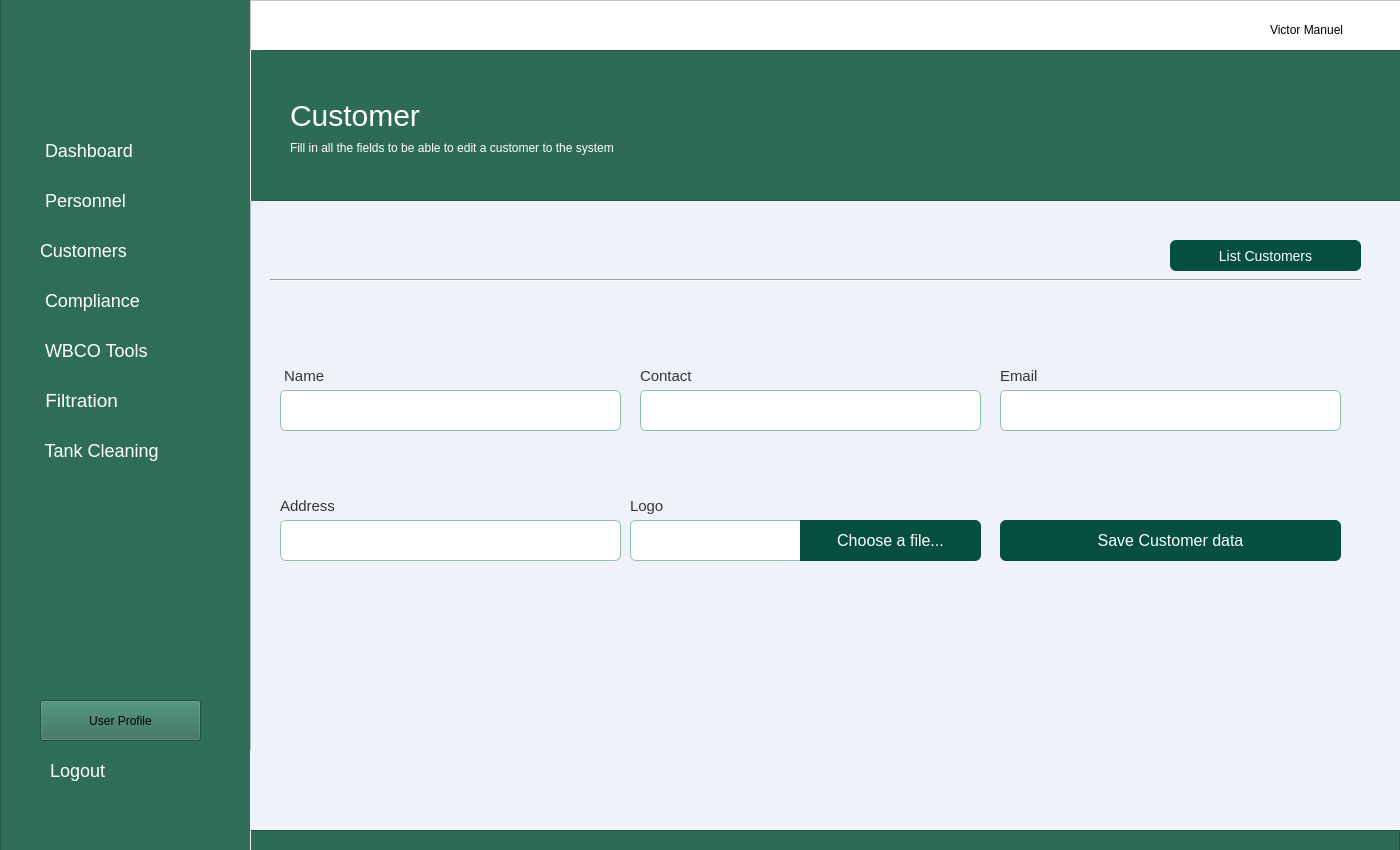
<?xml version="1.0" encoding="UTF-8"?>
<ui version="4.0">
 <class>MainWindow</class>
 <widget class="QMainWindow" name="MainWindow">
  <property name="geometry">
   <rect>
    <x>0</x>
    <y>0</y>
    <width>1400</width>
    <height>850</height>
   </rect>
  </property>
  <property name="minimumSize">
   <size>
    <width>1400</width>
    <height>850</height>
   </size>
  </property>
  <property name="maximumSize">
   <size>
    <width>1400</width>
    <height>850</height>
   </size>
  </property>
  <property name="windowTitle">
   <string>Dashboard</string>
  </property>
  <widget class="QWidget" name="centralwidget">
   <widget class="QFrame" name="frame_aside_menu">
    <property name="geometry">
     <rect>
      <x>0</x>
      <y>-10</y>
      <width>251</width>
      <height>861</height>
     </rect>
    </property>
    <property name="styleSheet">
     <string notr="true">
background-color:#2f6d58</string>
    </property>
    <property name="frameShape">
     <enum>QFrame::StyledPanel</enum>
    </property>
    <property name="frameShadow">
     <enum>QFrame::Raised</enum>
    </property>
    <widget class="QLabel" name="label_15">
     <property name="geometry">
      <rect>
       <x>10</x>
       <y>30</y>
       <width>221</width>
       <height>91</height>
      </rect>
     </property>
     <property name="styleSheet">
      <string notr="true">image: url(:/img/logo_tecsep-1-removebg-preview.png);</string>
     </property>
     <property name="text">
      <string/>
     </property>
    </widget>
    <widget class="QPushButton" name="btn_dashboard">
     <property name="geometry">
      <rect>
       <x>30</x>
       <y>140</y>
       <width>191</width>
       <height>41</height>
      </rect>
     </property>
     <property name="styleSheet">
      <string notr="true">

QPushButton#btn_dashboard{

border:none;
color:white;
font-size:18px;
border-radius: 12px;
transition: background-color 0.5s ease;
padding:10px;
text-align:left;
}

QPushButton#btn_dashboard:hover{
 background-color: #044e42;
border-radius: 12px;
transition: background-color 0.5s ease;
padding:10px;
}

QPushButton#btn_dashboard:pressed {
 background-color: #044e42;
border-radius: 12px;
background-color: #033029;
padding:10px;
 }


</string>
     </property>
     <property name="text">
      <string> Dashboard</string>
     </property>
     <property name="icon">
      <iconset>
       <normaloff>house-solid.svg</normaloff>house-solid.svg</iconset>
     </property>
     <property name="iconSize">
      <size>
       <width>25</width>
       <height>25</height>
      </size>
     </property>
     <property name="flat">
      <bool>false</bool>
     </property>
    </widget>
    <widget class="QPushButton" name="btn_compliance">
     <property name="geometry">
      <rect>
       <x>30</x>
       <y>290</y>
       <width>191</width>
       <height>41</height>
      </rect>
     </property>
     <property name="styleSheet">
      <string notr="true">QPushButton#btn_compliance{

border:none;
color:white;
font-size:18px;
border-radius: 12px;
transition: background-color 0.5s ease;
text-align:left;
padding:10px
}

QPushButton#btn_compliance:hover{
 background-color: #044e42;
border-radius: 12px;
transition: background-color 0.5s ease;
}

QPushButton#btn_compliance:pressed {
 background-color: #044e42;
border-radius: 12px;
background-color: #033029;
 }
</string>
     </property>
     <property name="text">
      <string> Compliance</string>
     </property>
     <property name="icon">
      <iconset>
       <normaloff>vial-solid.svg</normaloff>vial-solid.svg</iconset>
     </property>
     <property name="iconSize">
      <size>
       <width>25</width>
       <height>25</height>
      </size>
     </property>
     <property name="flat">
      <bool>false</bool>
     </property>
    </widget>
    <widget class="QPushButton" name="btn_wbco">
     <property name="geometry">
      <rect>
       <x>30</x>
       <y>340</y>
       <width>191</width>
       <height>41</height>
      </rect>
     </property>
     <property name="styleSheet">
      <string notr="true">QPushButton#btn_wbco{

border:none;
color:white;
font-size:18px;
border-radius: 12px;
transition: background-color 0.5s ease;
text-align:left;
padding:10px;
}

QPushButton#btn_wbco:hover{
 background-color: #044e42;
border-radius: 12px;
transition: background-color 0.5s ease;
}

QPushButton#btn_wbco:pressed {
 background-color: #044e42;
border-radius: 12px;
background-color: #033029;
 }</string>
     </property>
     <property name="text">
      <string> WBCO Tools</string>
     </property>
     <property name="icon">
      <iconset>
       <normaloff>tools.svg</normaloff>tools.svg</iconset>
     </property>
     <property name="iconSize">
      <size>
       <width>25</width>
       <height>25</height>
      </size>
     </property>
     <property name="flat">
      <bool>false</bool>
     </property>
    </widget>
    <widget class="QPushButton" name="btn_filtration">
     <property name="geometry">
      <rect>
       <x>30</x>
       <y>390</y>
       <width>191</width>
       <height>41</height>
      </rect>
     </property>
     <property name="styleSheet">
      <string notr="true">QPushButton#btn_filtration{

border:none;
color:white;
font-size:19px;
border-radius: 12px;
transition: background-color 0.5s ease;
text-align:left;
padding:10px;
}

QPushButton#btn_filtration:hover{
 background-color: #044e42;
border-radius: 12px;
transition: background-color 0.5s ease;
}

QPushButton#btn_filtration:pressed {
 background-color: #044e42;
border-radius: 12px;
background-color: #033029;
 }</string>
     </property>
     <property name="text">
      <string> Filtration</string>
     </property>
     <property name="icon">
      <iconset>
       <normaloff>oil-well-solid.svg</normaloff>oil-well-solid.svg</iconset>
     </property>
     <property name="iconSize">
      <size>
       <width>25</width>
       <height>25</height>
      </size>
     </property>
     <property name="flat">
      <bool>false</bool>
     </property>
    </widget>
    <widget class="QPushButton" name="btn_tank_cleaning">
     <property name="geometry">
      <rect>
       <x>30</x>
       <y>440</y>
       <width>191</width>
       <height>41</height>
      </rect>
     </property>
     <property name="styleSheet">
      <string notr="true">QPushButton#btn_tank_cleaning{

border:none;
color:white;
font-size:18px;
border-radius: 12px;
transition: background-color 0.5s ease;
padding:10px;
text-align:left;
}

QPushButton#btn_tank_cleaning:hover{
 background-color: #044e42;
border-radius: 12px;
transition: background-color 0.5s ease;
padding:10px;
}

QPushButton#btn_tank_cleaning:pressed {
 background-color: #044e42;
border-radius: 12px;
background-color: #033029;
 }</string>
     </property>
     <property name="text">
      <string> Tank Cleaning</string>
     </property>
     <property name="icon">
      <iconset>
       <normaloff>soap-solid.svg</normaloff>soap-solid.svg</iconset>
     </property>
     <property name="iconSize">
      <size>
       <width>25</width>
       <height>25</height>
      </size>
     </property>
     <property name="flat">
      <bool>false</bool>
     </property>
    </widget>
    <widget class="QPushButton" name="btn_user_profile">
     <property name="geometry">
      <rect>
       <x>40</x>
       <y>710</y>
       <width>161</width>
       <height>41</height>
      </rect>
     </property>
     <property name="styleSheet">
      <string notr="true">QPushButton#btn_user_profile{

border:none;
color:white;
font-size:18px;
border-radius: 12px;
transition: background-color 0.5s ease;
padding:10px;
text-align:left;
}

QPushButton#btn_user_profile:hover{
 background-color: #044e42;
border-radius: 12px;
transition: background-color 0.5s ease;
padding:10px;
}

QPushButton#btn_user_profile:pressed {
 background-color: #044e42;
border-radius: 12px;
background-color: #033029;
 }</string>
     </property>
     <property name="text">
      <string>User Profile</string>
     </property>
     <property name="icon">
      <iconset>
       <normaloff>user-solid.svg</normaloff>user-solid.svg</iconset>
     </property>
     <property name="iconSize">
      <size>
       <width>25</width>
       <height>25</height>
      </size>
     </property>
     <property name="flat">
      <bool>false</bool>
     </property>
    </widget>
    <widget class="QPushButton" name="btn_logout">
     <property name="geometry">
      <rect>
       <x>40</x>
       <y>760</y>
       <width>161</width>
       <height>41</height>
      </rect>
     </property>
     <property name="styleSheet">
      <string notr="true">QPushButton#btn_logout{

border:none;
color:white;
font-size:18px;
border-radius: 12px;
transition: background-color 0.5s ease;
padding:10px;
text-align:left;
}

QPushButton#btn_logout:hover{
 background-color: #044e42;
border-radius: 12px;
transition: background-color 0.5s ease;
padding:10px;
}

QPushButton#btn_logout:pressed {
 background-color: #044e42;
border-radius: 12px;
background-color: #033029;
 }</string>
     </property>
     <property name="text">
      <string>Logout</string>
     </property>
     <property name="icon">
      <iconset>
       <normaloff>right-from-bracket-solid.svg</normaloff>right-from-bracket-solid.svg</iconset>
     </property>
     <property name="iconSize">
      <size>
       <width>25</width>
       <height>25</height>
      </size>
     </property>
     <property name="flat">
      <bool>false</bool>
     </property>
    </widget>
    <widget class="QPushButton" name="btn_user">
     <property name="geometry">
      <rect>
       <x>30</x>
       <y>190</y>
       <width>191</width>
       <height>41</height>
      </rect>
     </property>
     <property name="styleSheet">
      <string notr="true">

QPushButton#btn_user{

border:none;
color:white;
font-size:18px;
border-radius: 12px;
transition: background-color 0.5s ease;
padding:10px;
text-align:left;
}

QPushButton#btn_user:hover{
 background-color: #044e42;
border-radius: 12px;
transition: background-color 0.5s ease;
padding:10px;
}

QPushButton#btn_user:pressed {
 background-color: #044e42;
border-radius: 12px;
background-color: #033029;
padding:10px;
 }


</string>
     </property>
     <property name="text">
      <string> Personnel</string>
     </property>
     <property name="icon">
      <iconset>
       <normaloff>user-solid.svg</normaloff>user-solid.svg</iconset>
     </property>
     <property name="iconSize">
      <size>
       <width>25</width>
       <height>25</height>
      </size>
     </property>
     <property name="flat">
      <bool>false</bool>
     </property>
    </widget>
    <widget class="QPushButton" name="btn_customer">
     <property name="geometry">
      <rect>
       <x>30</x>
       <y>240</y>
       <width>191</width>
       <height>41</height>
      </rect>
     </property>
     <property name="styleSheet">
      <string notr="true">

QPushButton#btn_customer{

border:none;
color:white;
font-size:18px;
border-radius: 12px;
transition: background-color 0.5s ease;
padding:10px;
text-align:left;
}

QPushButton#btn_customer:hover{
 background-color: #044e42;
border-radius: 12px;
transition: background-color 0.5s ease;
padding:10px;
}

QPushButton#btn_customer:pressed {
 background-color: #044e42;
border-radius: 12px;
background-color: #033029;
padding:10px;
 }


</string>
     </property>
     <property name="text">
      <string>Customers</string>
     </property>
     <property name="icon">
      <iconset>
       <normaloff>user-group-solid.svg</normaloff>user-group-solid.svg</iconset>
     </property>
     <property name="iconSize">
      <size>
       <width>25</width>
       <height>25</height>
      </size>
     </property>
     <property name="flat">
      <bool>false</bool>
     </property>
    </widget>
   </widget>
   <widget class="QFrame" name="frame">
    <property name="geometry">
     <rect>
      <x>250</x>
      <y>0</y>
      <width>1151</width>
      <height>861</height>
     </rect>
    </property>
    <property name="sizePolicy">
     <sizepolicy hsizetype="Fixed" vsizetype="Preferred">
      <horstretch>0</horstretch>
      <verstretch>0</verstretch>
     </sizepolicy>
    </property>
    <property name="minimumSize">
     <size>
      <width>1151</width>
      <height>861</height>
     </size>
    </property>
    <property name="maximumSize">
     <size>
      <width>16777215</width>
      <height>861</height>
     </size>
    </property>
    <property name="font">
     <font>
      <pointsize>11</pointsize>
     </font>
    </property>
    <property name="styleSheet">
     <string notr="true">background-color:#eff2f9;

</string>
    </property>
    <property name="frameShape">
     <enum>QFrame::StyledPanel</enum>
    </property>
    <property name="frameShadow">
     <enum>QFrame::Raised</enum>
    </property>
    <widget class="QFrame" name="frame_2">
     <property name="geometry">
      <rect>
       <x>0</x>
       <y>0</y>
       <width>1151</width>
       <height>51</height>
      </rect>
     </property>
     <property name="styleSheet">
      <string notr="true">background-color:#fff</string>
     </property>
     <property name="frameShape">
      <enum>QFrame::StyledPanel</enum>
     </property>
     <property name="frameShadow">
      <enum>QFrame::Raised</enum>
     </property>
     <widget class="QLabel" name="lbl_user_logado">
      <property name="geometry">
       <rect>
        <x>1020</x>
        <y>20</y>
        <width>111</width>
        <height>20</height>
       </rect>
      </property>
      <property name="styleSheet">
       <string notr="true"/>
      </property>
      <property name="text">
       <string>Victor Manuel</string>
      </property>
     </widget>
     <widget class="QPushButton" name="img_user_logado">
      <property name="geometry">
       <rect>
        <x>980</x>
        <y>10</y>
        <width>31</width>
        <height>31</height>
       </rect>
      </property>
      <property name="styleSheet">
       <string notr="true">background-color: #fff;
border-radius:30px;
width:30px;
height:30px;</string>
      </property>
      <property name="text">
       <string/>
      </property>
      <property name="icon">
       <iconset>
        <normaloff>user_dark.svg</normaloff>user_dark.svg</iconset>
      </property>
      <property name="iconSize">
       <size>
        <width>25</width>
        <height>25</height>
       </size>
      </property>
     </widget>
    </widget>
    <widget class="QFrame" name="frame_3">
     <property name="geometry">
      <rect>
       <x>0</x>
       <y>50</y>
       <width>1151</width>
       <height>151</height>
      </rect>
     </property>
     <property name="styleSheet">
      <string notr="true">background-color:#2d6b56;</string>
     </property>
     <property name="frameShape">
      <enum>QFrame::StyledPanel</enum>
     </property>
     <property name="frameShadow">
      <enum>QFrame::Raised</enum>
     </property>
     <widget class="QLabel" name="label">
      <property name="geometry">
       <rect>
        <x>40</x>
        <y>50</y>
        <width>151</width>
        <height>31</height>
       </rect>
      </property>
      <property name="styleSheet">
       <string notr="true">font-size: 30px;
color:#fff;</string>
      </property>
      <property name="text">
       <string>Customer</string>
      </property>
     </widget>
     <widget class="Line" name="line">
      <property name="geometry">
       <rect>
        <x>-10</x>
        <y>0</y>
        <width>21</width>
        <height>151</height>
       </rect>
      </property>
      <property name="styleSheet">
       <string notr="true">color: rgb(255, 255, 255);
border-color: rgb(255, 255, 255);</string>
      </property>
      <property name="frameShadow">
       <enum>QFrame::Plain</enum>
      </property>
      <property name="orientation">
       <enum>Qt::Vertical</enum>
      </property>
     </widget>
     <widget class="QLabel" name="label_2">
      <property name="geometry">
       <rect>
        <x>40</x>
        <y>90</y>
        <width>431</width>
        <height>16</height>
       </rect>
      </property>
      <property name="styleSheet">
       <string notr="true">color: rgb(255, 255, 255);
font: 9pt &quot;MS Shell Dlg 2&quot;;</string>
      </property>
      <property name="text">
       <string>Fill in all the fields to be able to edit a customer to the system</string>
      </property>
     </widget>
    </widget>
    <widget class="QFrame" name="frame_9">
     <property name="geometry">
      <rect>
       <x>-1</x>
       <y>830</y>
       <width>1151</width>
       <height>31</height>
      </rect>
     </property>
     <property name="styleSheet">
      <string notr="true">background-color:#2d6b56;</string>
     </property>
     <property name="frameShape">
      <enum>QFrame::StyledPanel</enum>
     </property>
     <property name="frameShadow">
      <enum>QFrame::Raised</enum>
     </property>
    </widget>
    <widget class="Line" name="line_2">
     <property name="geometry">
      <rect>
       <x>-40</x>
       <y>750</y>
       <width>41</width>
       <height>151</height>
      </rect>
     </property>
     <property name="styleSheet">
      <string notr="true">color: rgb(255, 255, 255);
border-color: rgb(255, 255, 255);</string>
     </property>
     <property name="frameShadow">
      <enum>QFrame::Plain</enum>
     </property>
     <property name="orientation">
      <enum>Qt::Vertical</enum>
     </property>
    </widget>
    <widget class="Line" name="line_3">
     <property name="geometry">
      <rect>
       <x>20</x>
       <y>270</y>
       <width>1091</width>
       <height>20</height>
      </rect>
     </property>
     <property name="styleSheet">
      <string notr="true">color: rgb(255, 255, 255);
</string>
     </property>
     <property name="orientation">
      <enum>Qt::Horizontal</enum>
     </property>
    </widget>
    <widget class="QPushButton" name="btn_add_personeel">
     <property name="geometry">
      <rect>
       <x>920</x>
       <y>240</y>
       <width>191</width>
       <height>31</height>
      </rect>
     </property>
     <property name="styleSheet">
      <string notr="true">

QPushButton#btn_add_personeel{

border:none;
background-color:#044e42;
color:white;
font-size:14px;
border-radius: 6px;
transition: background-color 0.5s ease;
padding:10px;
text-align:rigth;
}

QPushButton#btn_add_personeel:hover{
 background-color: #044e42;
border-radius: 6px;
transition: background-color 0.5s ease;
padding:10px;
}

QPushButton#btn_add_personeel:pressed {
 background-color: #044e42;
border-radius: 6px;
background-color: #033029;
padding:10px;
 }
</string>
     </property>
     <property name="text">
      <string>List Customers</string>
     </property>
     <property name="icon">
      <iconset>
       <normaloff>user-group-solid.svg</normaloff>user-group-solid.svg</iconset>
     </property>
    </widget>
    <widget class="QLineEdit" name="txt_nome">
     <property name="geometry">
      <rect>
       <x>30</x>
       <y>390</y>
       <width>341</width>
       <height>41</height>
      </rect>
     </property>
     <property name="styleSheet">
      <string notr="true">QLineEdit{


background-color:#fff;
border: 1px solid #8ec0af;
border-radius: 6px
}</string>
     </property>
     <property name="placeholderText">
      <string/>
     </property>
    </widget>
    <widget class="QLabel" name="lbl_nome">
     <property name="geometry">
      <rect>
       <x>30</x>
       <y>360</y>
       <width>81</width>
       <height>31</height>
      </rect>
     </property>
     <property name="font">
      <font>
       <pointsize>11</pointsize>
      </font>
     </property>
     <property name="styleSheet">
      <string notr="true">color: rgb(52, 52, 52);</string>
     </property>
     <property name="text">
      <string> Name</string>
     </property>
    </widget>
    <widget class="QLineEdit" name="txt_contact">
     <property name="geometry">
      <rect>
       <x>390</x>
       <y>390</y>
       <width>341</width>
       <height>41</height>
      </rect>
     </property>
     <property name="styleSheet">
      <string notr="true">QLineEdit{


background-color:#fff;
border: 1px solid #8ec0af;
border-radius: 6px
}</string>
     </property>
     <property name="placeholderText">
      <string/>
     </property>
    </widget>
    <widget class="QLineEdit" name="txt_email">
     <property name="geometry">
      <rect>
       <x>750</x>
       <y>390</y>
       <width>341</width>
       <height>41</height>
      </rect>
     </property>
     <property name="styleSheet">
      <string notr="true">QLineEdit{


background-color:#fff;
border: 1px solid #8ec0af;
border-radius: 6px
}</string>
     </property>
     <property name="placeholderText">
      <string/>
     </property>
    </widget>
    <widget class="QLabel" name="lbl_contacto">
     <property name="geometry">
      <rect>
       <x>390</x>
       <y>360</y>
       <width>191</width>
       <height>31</height>
      </rect>
     </property>
     <property name="font">
      <font>
       <pointsize>11</pointsize>
      </font>
     </property>
     <property name="styleSheet">
      <string notr="true">color: rgb(52, 52, 52);</string>
     </property>
     <property name="text">
      <string>Contact</string>
     </property>
    </widget>
    <widget class="QLabel" name="lbl_email">
     <property name="geometry">
      <rect>
       <x>750</x>
       <y>360</y>
       <width>191</width>
       <height>31</height>
      </rect>
     </property>
     <property name="font">
      <font>
       <pointsize>11</pointsize>
      </font>
     </property>
     <property name="styleSheet">
      <string notr="true">color: rgb(52, 52, 52);</string>
     </property>
     <property name="text">
      <string>Email</string>
     </property>
    </widget>
    <widget class="QLineEdit" name="txt_adress">
     <property name="geometry">
      <rect>
       <x>30</x>
       <y>520</y>
       <width>341</width>
       <height>41</height>
      </rect>
     </property>
     <property name="styleSheet">
      <string notr="true">QLineEdit{


background-color:#fff;
border: 1px solid #8ec0af;
border-radius: 6px
}</string>
     </property>
     <property name="placeholderText">
      <string/>
     </property>
    </widget>
    <widget class="QLabel" name="lbl_address">
     <property name="geometry">
      <rect>
       <x>30</x>
       <y>490</y>
       <width>81</width>
       <height>31</height>
      </rect>
     </property>
     <property name="font">
      <font>
       <pointsize>11</pointsize>
      </font>
     </property>
     <property name="styleSheet">
      <string notr="true">color: rgb(52, 52, 52);</string>
     </property>
     <property name="text">
      <string>Address</string>
     </property>
    </widget>
    <widget class="QLabel" name="lbl_logo">
     <property name="geometry">
      <rect>
       <x>380</x>
       <y>490</y>
       <width>101</width>
       <height>31</height>
      </rect>
     </property>
     <property name="font">
      <font>
       <pointsize>11</pointsize>
      </font>
     </property>
     <property name="styleSheet">
      <string notr="true">color: rgb(52, 52, 52);</string>
     </property>
     <property name="text">
      <string>Logo</string>
     </property>
    </widget>
    <widget class="QPushButton" name="btn_salvar_cliente">
     <property name="geometry">
      <rect>
       <x>750</x>
       <y>520</y>
       <width>341</width>
       <height>41</height>
      </rect>
     </property>
     <property name="styleSheet">
      <string notr="true">

QPushButton#btn_salvar_cliente{

border:none;
background-color:#044e42;
color:white;
font-size:16px;
border-radius: 6px;
transition: background-color 0.5s ease;
padding:10px;
text-align:rigth;
}

QPushButton#btn_salvar_cliente:hover{
 background-color: #044e42;
border-radius: 6px;
transition: background-color 0.5s ease;
padding:10px;
}

QPushButton#btn_salvar_cliente:pressed {
 background-color: #044e42;
border-radius: 6px;
background-color: #033029;
padding:10px;
 }
</string>
     </property>
     <property name="text">
      <string>Save Customer data</string>
     </property>
     <property name="icon">
      <iconset>
       <normaloff>check-solid.svg</normaloff>check-solid.svg</iconset>
     </property>
     <property name="iconSize">
      <size>
       <width>25</width>
       <height>25</height>
      </size>
     </property>
    </widget>
    <widget class="QLineEdit" name="tx_logo">
     <property name="enabled">
      <bool>false</bool>
     </property>
     <property name="geometry">
      <rect>
       <x>380</x>
       <y>520</y>
       <width>171</width>
       <height>41</height>
      </rect>
     </property>
     <property name="styleSheet">
      <string notr="true">QLineEdit{


background-color:#fff;
border: 1px solid #8ec0af;
    border-top-left-radius:6px ;
    border-bottom-left-radius:6px ;

}</string>
     </property>
     <property name="placeholderText">
      <string/>
     </property>
    </widget>
    <widget class="QPushButton" name="btn_abrir_explorer">
     <property name="geometry">
      <rect>
       <x>550</x>
       <y>520</y>
       <width>181</width>
       <height>41</height>
      </rect>
     </property>
     <property name="styleSheet">
      <string notr="true">

QPushButton#btn_abrir_explorer{

border:none;
background-color:#044e42;
color:white;
font-size:16px;
    border-top-right-radius:6px ;
    border-bottom-right-radius:6px ;
transition: background-color 0.5s ease;
padding:10px;
text-align:rigth;
}

QPushButton#btn_abrir_explorer:hover{
 background-color: #044e42;
 border-top-right-radius:6px ;
    border-bottom-right-radius:6px ;
transition: background-color 0.5s ease;
padding:10px;
}

QPushButton#btn_abrir_explorer:pressed {
 background-color: #044e42;
 border-top-right-radius:6px ;
    border-bottom-right-radius:6px ;
background-color: #033029;
padding:10px;
 }
</string>
     </property>
     <property name="text">
      <string>Choose a file...</string>
     </property>
     <property name="icon">
      <iconset>
       <normaloff>upload-solid.svg</normaloff>upload-solid.svg</iconset>
     </property>
     <property name="iconSize">
      <size>
       <width>15</width>
       <height>15</height>
      </size>
     </property>
    </widget>
    <zorder>lbl_logo</zorder>
    <zorder>lbl_address</zorder>
    <zorder>lbl_email</zorder>
    <zorder>lbl_nome</zorder>
    <zorder>lbl_contacto</zorder>
    <zorder>frame_2</zorder>
    <zorder>frame_3</zorder>
    <zorder>frame_9</zorder>
    <zorder>line_2</zorder>
    <zorder>line_3</zorder>
    <zorder>btn_add_personeel</zorder>
    <zorder>txt_nome</zorder>
    <zorder>txt_contact</zorder>
    <zorder>txt_email</zorder>
    <zorder>txt_adress</zorder>
    <zorder>btn_salvar_cliente</zorder>
    <zorder>tx_logo</zorder>
    <zorder>btn_abrir_explorer</zorder>
   </widget>
  </widget>
  <widget class="QMenuBar" name="menubar">
   <property name="geometry">
    <rect>
     <x>0</x>
     <y>0</y>
     <width>1400</width>
     <height>26</height>
    </rect>
   </property>
  </widget>
 </widget>
 <resources/>
 <connections/>
</ui>
